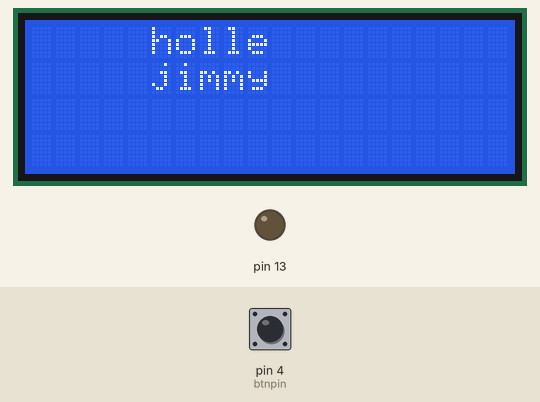
This sketch was run on a simulated Arduino Uno, built with avr-gcc and run on an emulated ATmega328P. Shown: 20×4 character LCD, output pins drawn as LEDs (lit = HIGH). The inputs (shaded band) are chosen by the test bench; at power-on: pin 4 (btnpin) HIGH. What the sketch prints to the serial monitor is not drawn.

Above: at 1.2 s.
1.3 s: pin 4 (btnpin) pulled LOW for 1 s
At 3.2 s:
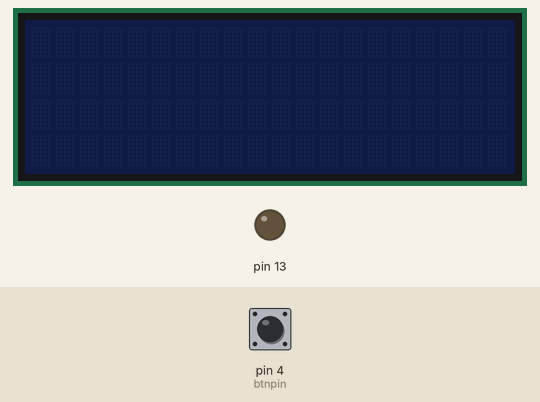
3.8 s: pin 4 (btnpin) pulled LOW for 0.15 s
At 4.2 s:
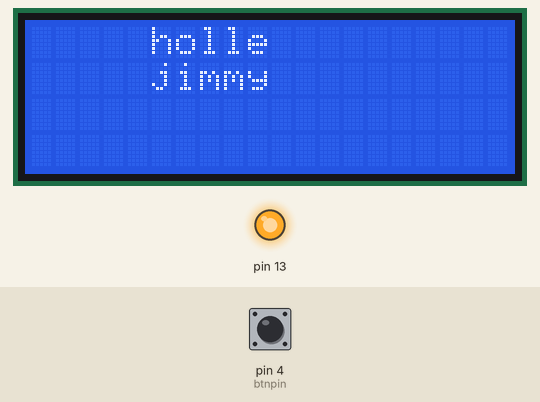
5.8 s: pin 4 (btnpin) pulled LOW for 3.2 s
At 6.2 s:
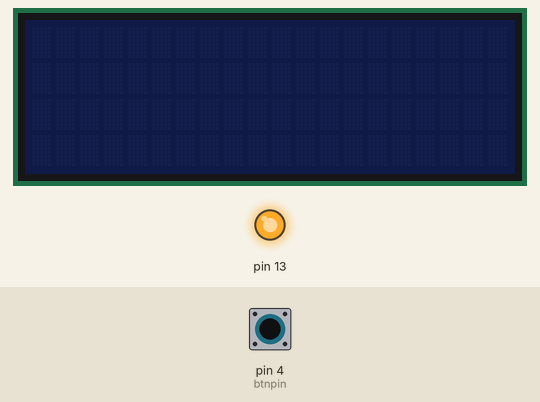
Timing chart, 0 to 10.8 s (numbered marks = the images above; inputs shaded):
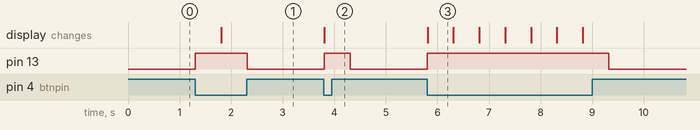

The sketch:

demo_btn_lcd_v1.ino
```cpp
#include <Wire.h>
#include <LiquidCrystal_I2C.h>

LiquidCrystal_I2C lcd(0x27,20,4);

int btnflag=0;
int btnpin=4;


//------------------------------------------------------


void setup() {

  lcd.init();
  lcd.backlight();
  lcd.setCursor(5,0);
  lcd.print("holle");
  lcd.setCursor(5,1);
  lcd.print("jimmy");
  Serial.begin(9600);
  pinMode(btnpin, INPUT_PULLUP);
  pinMode(13, OUTPUT);

}


//------------------------------------------------------
void loop() {


  int sensorVal = digitalRead(btnpin);


  Serial.println(sensorVal);


  if (sensorVal == HIGH) {

    digitalWrite(13, LOW);

  } else {

    digitalWrite(13, HIGH);
    btnflag=btnflag+1;
    btnflag=btnflag%2;

    lcd.setBacklight(btnflag);
    if(btnflag==0)
    {
      lcd.noDisplay();
    }
    else
    {
      lcd.display();
    }
    delay(500);

  }
}
```

Measured:
- after the input at 1.3 s, pin 13: LOW → HIGH at once, → LOW 1.0 s later; the display: changes after 0.51 s (image 1)
- after the input at 3.8 s, pin 13: LOW → HIGH at once, → LOW 0.50 s later; the display: changes at once (image 2)
- after the input at 5.8 s, pin 13: LOW → HIGH at once, → LOW 3.5 s later; the display: changes at once (image 3)
- what the display in image 3 shows lasts 0.5 s, from 5.8 s to 6.3 s
